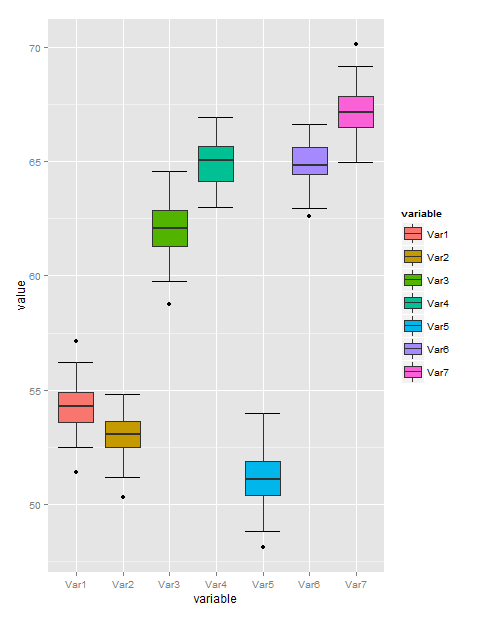

Source code (R):
library(ggplot2)
library(psych)
library(reshape2)

setwd('/Documents/MOOC-stat')

data <- read.csv2('Geraud.csv', sep=';', header=T)
datam <- melt(data)
describe(data)
summary(data)

sd(data$Var1)
sd(data$Var2)
sd(data$Var3)
sd(data$Var4)
sd(data$Var5)
sd(data$Var6)
sd(data$Var7)

var(data$Var1)
var(data$Var2)
var(data$Var3)
var(data$Var4)
var(data$Var5)
var(data$Var6)
var(data$Var7)

ggplot(datam, aes(x=value, fill=variable)) + geom_histogram(binwidth=5,position="dodge")
ggplot(datam, aes(x=variable, y=value, fill=variable)) + stat_boxplot(geom ='errorbar') + geom_boxplot()
